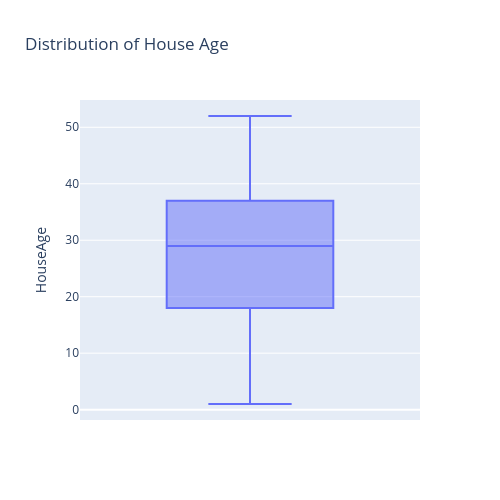

The notebook cell saved with this chart:
### Markdown cell above
The distribution of median income is skewed towards the right, indicating that most locations are low to median income, and very few are high income. Thus, this will likely have a very large factor in prediciting housing prices.

### Code cell
fig = px.box(data, y='HouseAge', title='Distribution of House Age', width=500, height=500)
fig.show()

### Figure 1 — Plotly figure (JSON) as saved in the notebook; plotly's stock layout.template omitted (floating-point values rounded to 4 significant figures; data arrays with more than 128 entries replaced by an {"elided": "..."} marker saying what was removed)
{"data": [{"alignmentgroup": "True", "hovertemplate": "HouseAge=%{y}<extra></extra>", "legendgroup": "", "marker": {"color": "#636efa"}, "name": "", "notched": false, "offsetgroup": "", "orientation": "v", "showlegend": false, "type": "box", "x0": " ", "xaxis": "x", "y": {"elided": "20640 int values"}, "y0": " ", "yaxis": "y"}], "layout": {"boxmode": "group", "height": 500, "legend": {"tracegroupgap": 0}, "title": {"text": "Distribution of House Age"}, "width": 500, "xaxis": {"anchor": "y", "domain": [0, 1]}, "yaxis": {"anchor": "x", "domain": [0, 1], "title": {"text": "HouseAge"}}}}
